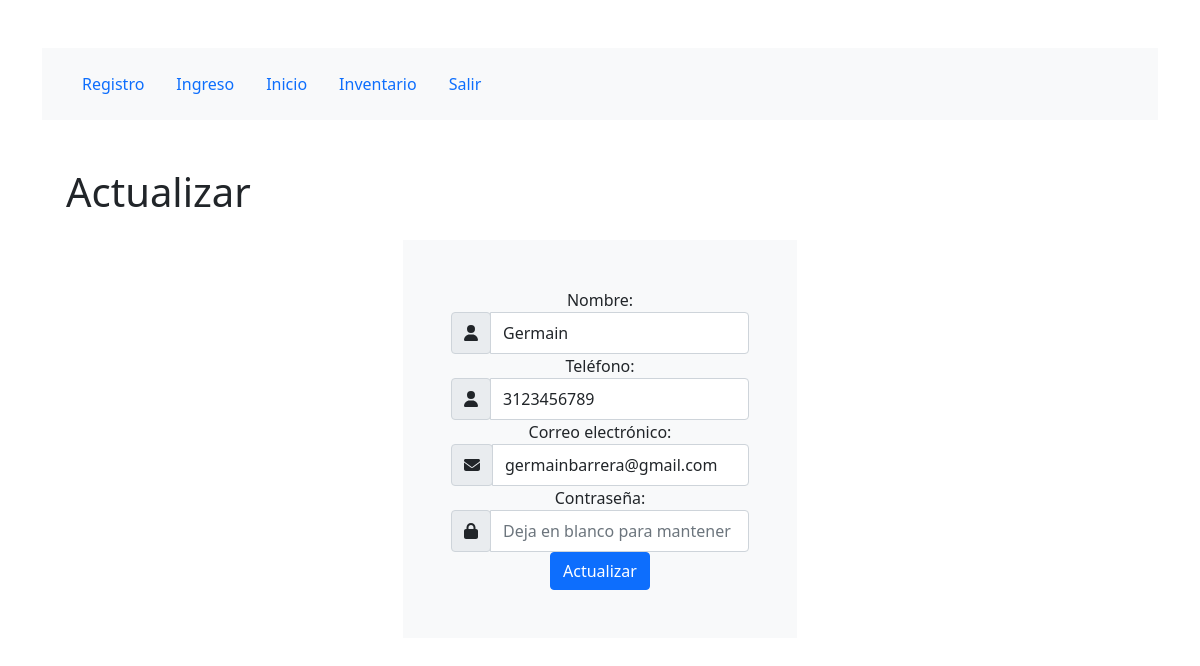
The page /index.php?modulo=editar&id=8 (signed in) on the database its author committed.
### tables this page shows
CREATE TABLE `personas` (
  `pk_id_persona` int(11) NOT NULL,
  `pers_nombre` varchar(40) NOT NULL,
  `pers_telefono` varchar(15) NOT NULL,
  `pers_correo` varchar(50) NOT NULL,
  `pers_clave` varchar(255) NOT NULL,
  `pers_fecha_registro` datetime NOT NULL DEFAULT current_timestamp(),
  `fk_id_rol` int(11) NOT NULL DEFAULT 3
);

### controladores/plantilla.controlador.php (called while the page is built)
<?php
class ControladorPlantilla{
    public function ctrPlantilla(){
        include "vistas/plantilla.php";
    }
}

### index.php (called while the page is built, shortened)
<?php
require_once "controladores/plantilla.controlador.php";
require_once "controladores/registro.controlador.php";
require_once "controladores/producto.controlador.php";
require_once "modelos/registro.modelo.php";
require_once "modelos/conexion.php";
$plantilla = new ControladorPlantilla();
$plantilla -> ctrPlantilla();

### controladores/registro.controlador.php (called while the page is built, shortened)
<?php
include "modelos/registro.modelo.php";
class ControladorRegistro{
    static public function ctrSeleccionarRegistro($item = null, $valor = null){
        $tabla = "personas";
        $respuesta = ModeloRegistro::mdlSeleccionarRegistro($tabla, $item, $valor);
        return $respuesta;
    }
}

### modelos/conexion.php (called while the page is built)
<?php
    class Conexion{
        static public function conectar(){
            $link = new PDO("mysql:host=localhost:3308;dbname=phpsena_bd","root","");
            return $link;
        }
    }

### modelos/registro.modelo.php (called while the page is built, shortened)
<?php
require_once "conexion.php";
class ModeloRegistro {
    static public function mdlSeleccionarRegistro($tabla, $item, $valor){
        if ($item === null && $valor === null) {
                $sql = "
                SELECT
                    pk_id_persona AS id,
                    pers_nombre,
                    pers_telefono,
                    pers_correo,
                    pers_clave,
                    DATE_FORMAT(pers_fecha_registro, '%d/%m/%Y') AS fecha
                FROM {$tabla}
                ORDER BY pk_id_persona DESC
                ";
                $stmt = Conexion::conectar()->prepare($sql);
                $stmt->execute();
                $datos = $stmt->fetchAll(PDO::FETCH_ASSOC);
                $stmt->closeCursor();
                return $datos;
        }else{
            $sql = "
                SELECT
                pk_id_persona AS id,
                pers_nombre,
                pers_telefono,
                pers_correo,
                pers_clave,
                DATE_FORMAT(pers_fecha_registro, '%d/%m/%Y') AS fecha
                FROM {$tabla}
                WHERE {$item} = :valor
                ORDER BY pk_id_persona DESC
            ";
            $stmt = Conexion::conectar()->prepare($sql);
            $stmt->bindValue(":valor", $valor, PDO::PARAM_STR);
            $stmt->execute();
            $dato = $stmt->fetch(PDO::FETCH_ASSOC);
            return $dato;
        }
    }
}

### vistas/modulos/editar.php (the view, shortened to what this page needs)
<?php
require_once "controladores/registro.controlador.php";
require_once "modelos/registro.modelo.php";
$id = intval($_GET['id']);
$registro = ControladorRegistro::ctrSeleccionarRegistro("pk_id_persona", $id);
?>
<div class="container-fluid">
    <div class="container py-5">
        <h1>Actualizar</h1>
        <div class="d-flex justify-content-center text-center py-3">
            <form class="p-5 bg-light" method="post">
                <div class="form-group">
                    <label for="nombre">Nombre:</label>
                    <div class="input-group">
                        <div class="input-group-prepend">
                            <span class="input-group-text"><i class="fas fa-user"></i></span>
                        </div>
                        <input
                            type="text"
                            class="form-control"
                            id="nombre"
                            name="actualizarNombre"
                            value="<?= htmlspecialchars($registro['pers_nombre'], ENT_QUOTES, 'UTF-8') ?>" required>
                    </div>
                </div>
                <div class="form-group">
                    <label for="telefono">Teléfono:</label>
                    <div class="input-group">
                        <div class="input-group-prepend">
                            <span class="input-group-text"><i class="fas fa-user"></i></span>
                        </div>
                        <input
                            type="text"
                            class="form-control"
                            id="telefono"
                            name="actualizarTelefono"
                            value="<?= htmlspecialchars($registro['pers_telefono'], ENT_QUOTES, 'UTF-8') ?>" required>
                    </div>
                </div>
                <div class="form-group">
                    <label for="correo">Correo electrónico:</label>
                    <div class="input-group">
                        <div class="input-group-prepend">
                            <span class="input-group-text"><i class="fas fa-envelope"></i></span>
                        </div>
                        <input
                            type="email"
                            class="form-control"
                            id="correo"
                            name="actualizarCorreo"
                            value="<?= htmlspecialchars($registro['pers_correo'], ENT_QUOTES, 'UTF-8') ?>" required>
                    </div>
                </div>
                <div class="form-group">
                    <label for="clave">Contraseña:</label>
                    <div class="input-group">
                        <div class="input-group-prepend">
                            <span class="input-group-text"><i class="fas fa-lock"></i></span>
                        </div>
                        <input
                            type="password"
                            class="form-control"
                            id="clave"
                            name="actualizarClave"
                            placeholder="Deja en blanco para mantener la actual">
                    </div>
                </div>
                <button type="submit" class="btn btn-primary">Actualizar</button>
            </form>
        </div>
    </div>
</div>

### vistas/css/styles.css (style rules this page uses)
.input-group-text { padding: 0.75rem 0.75rem; }

### rows shown on the page
personas: actualizarNombre "Germain", actualizarTelefono "3123456789", actualizarCorreo "germainbarrera@gmail.com"
